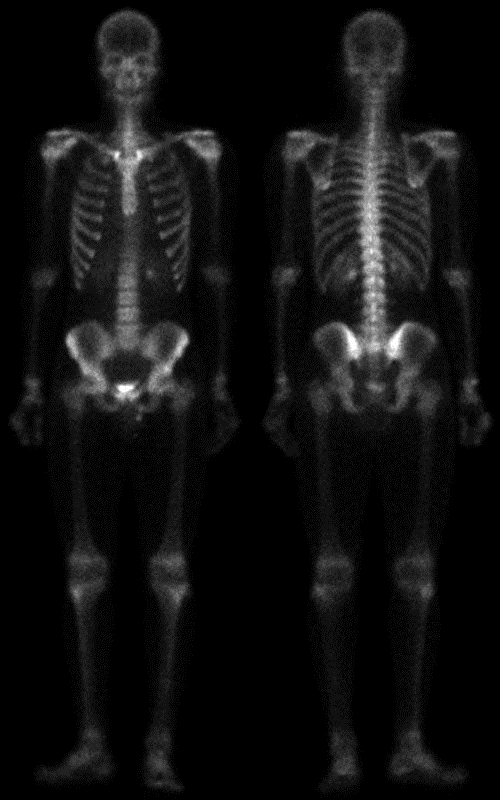
#> input picture Assignment/影像處理HW2/skeleton_orig.bmp, 500 x 800 px
$ python High-Boost_Filtering.py
#> lines starting #> are read from the running program, lines starting #| are printed output that depends on the picture; after the words box and inside, x2 and y2 are one past the last pixel; in counts of white or black regions, pixels touching at a corner belong together
import numpy as np
from PIL import Image
import matplotlib.pyplot as plt

# 頻率域 High-Boost Filtering
def frequency_high_boost(A,D0,image):
    m,n=image.shape

    # 傅立葉變換
    fft_image=np.fft.fft2(image)
    fft_image_shifted=np.fft.fftshift(fft_image)

    # 濾波器
    H=np.zeros((m,n))
    HH=np.zeros((m,n))
    D=np.zeros((m,n))
    for u in range(m):
        for v in range(n):
            D[u,v]=np.sqrt((u-m/2)**2+(v-n/2)**2)
            if D[u,v]<=D0:
                H[u,v]=1
            else:
                H[u,v]=0
            HH[u,v]=A-H[u,v] # High-Boost Filtering

    # 濾波運算
    G=fft_image_shifted*HH
    G_shifted_back=np.fft.ifftshift(G)
    high_boost=np.fft.ifft2(G_shifted_back)
    high_boost=np.abs(high_boost)

    # 增強並正規化
    high_boost=high_boost/np.max(high_boost)
    result=image+high_boost
    result=np.clip(result,0,1)
    return result

# 讀取影像並正規化
p1=np.array(Image.open('skeleton_orig.bmp').convert('L'))/255.0
p2=np.array(Image.open('blurry_moon.tif').convert('L'))/255.0
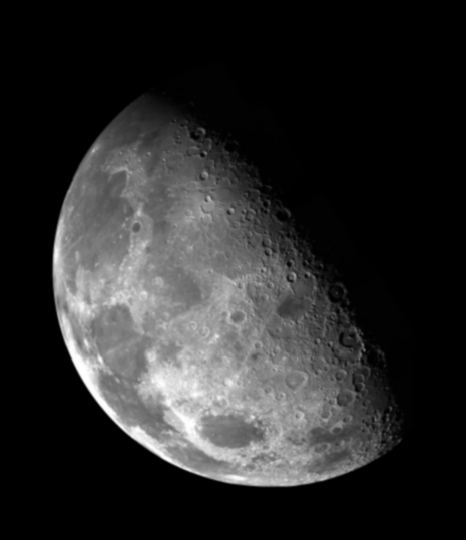
#> input picture Assignment/影像處理HW2/blurry_moon.tif, 466 x 540 px

# 頻率域處理
H1=frequency_high_boost(3,15,p1)
#> after the loop in frequency_high_boost, `for u in range(m):`:
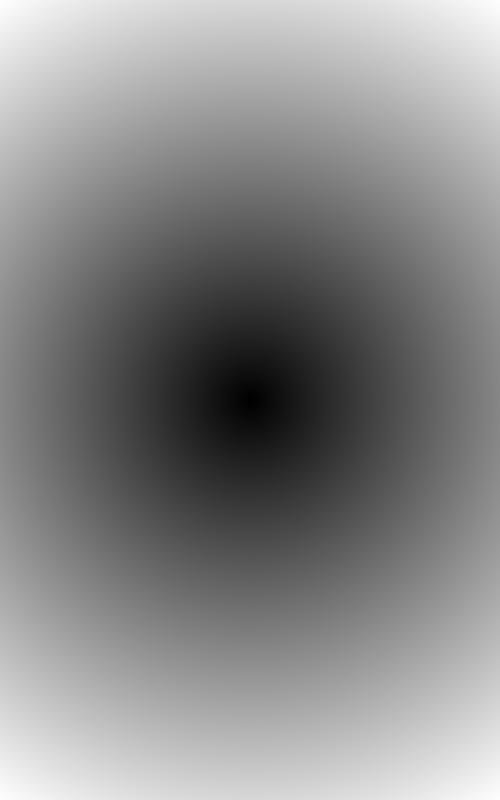
#> D: shape (800, 500) float64; min 0, max 471.7, mean 252.7; drawn with min black and max white
#> after the loop in frequency_high_boost, `for u in range(m):`:
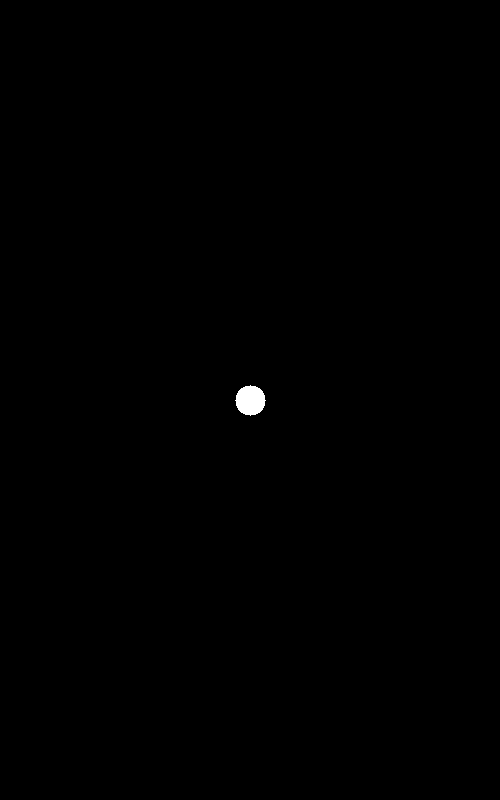
#> H: shape (800, 500) float64; values 0 (black) and 1 (white), 0.18% white; 1 white region, box (x1, y1, x2, y2) and area: (235, 385, 266, 416) 709
H2=frequency_high_boost(3,15,p2)
#> call 2 of frequency_high_boost, with A = 3, D0 = 15
#> after the loop in frequency_high_boost (call 2), `for u in range(m):`:
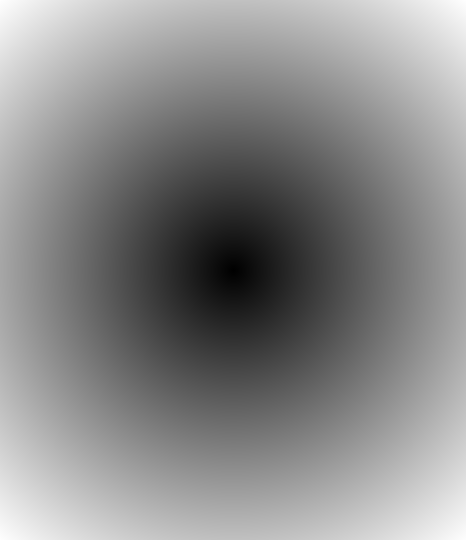
#> D: shape (540, 466) float64; min 0, max 356.6, mean 192.8; drawn with min black and max white
#> after the loop in frequency_high_boost (call 2), `for u in range(m):`:
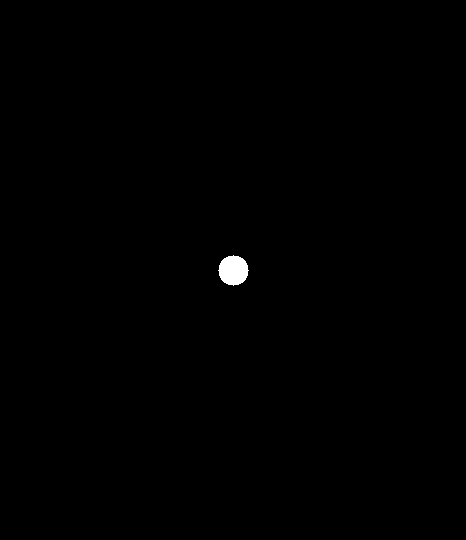
#> H: shape (540, 466) float64; values 0 (black) and 1 (white), 0.28% white; 1 white region, box (x1, y1, x2, y2) and area: (218, 255, 249, 286) 709
#> in frequency_high_boost (call 2), `high_boost=np.abs(high_boost)`:
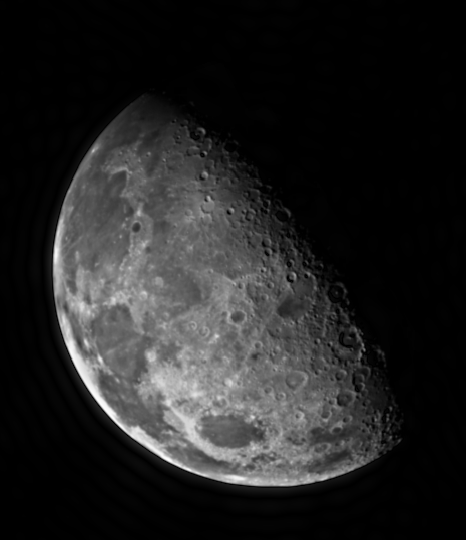
#> high_boost: shape (540, 466) float64; min 8.44e-08, max 2.47, mean 0.347; drawn with min black and max white
#> in frequency_high_boost (call 2), `result=np.clip(result,0,1)`:
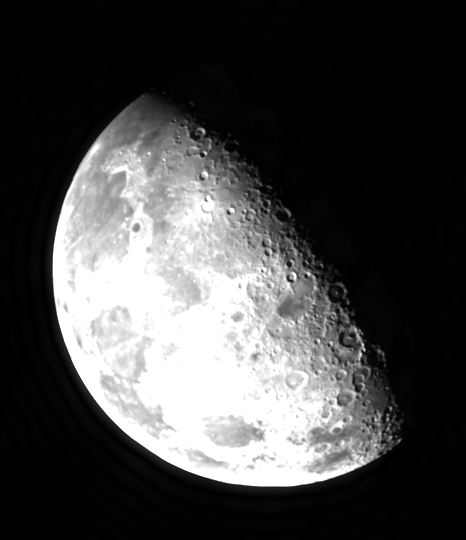
#> result: shape (540, 466) float64; min 3.42e-08, max 1, mean 0.278

# 結果顯示
plt.figure(figsize=(12,8))

plt.subplot(2,2,1)
plt.imshow(p1,cmap='gray')
plt.axis('off')
plt.title('Original: skeleton orig')

plt.subplot(2,2,2)
plt.imshow(H1,cmap='gray')
plt.axis('off')
plt.title('High-Boost (Frequency Domain)')

plt.subplot(2,2,3)
plt.imshow(p2,cmap='gray')
plt.axis('off')
plt.title('Original: blurry moon')

plt.subplot(2,2,4)
plt.imshow(H2,cmap='gray')
plt.axis('off')
plt.title('High-Boost (Frequency Domain)')

plt.tight_layout()
plt.show()
